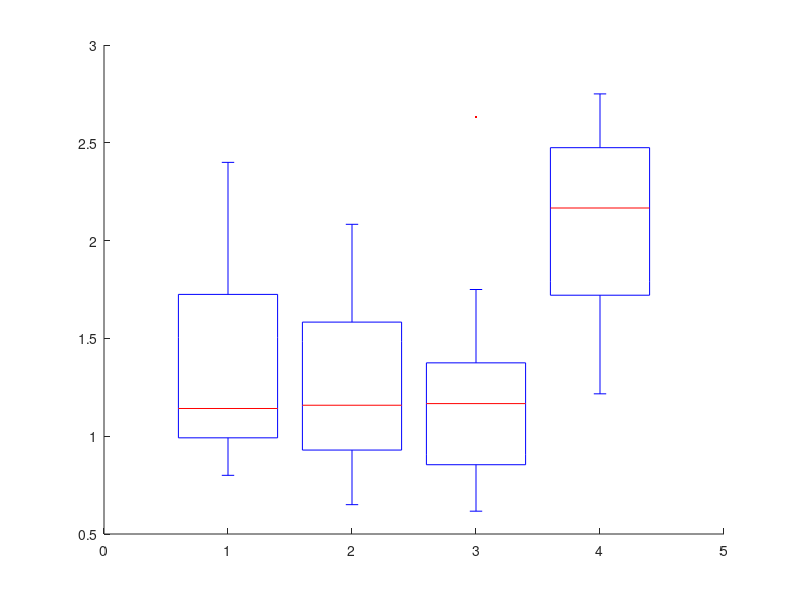

Write MATLAB code to recreate this figure. (Note: this script raises an error after producing the figure.)
close all;
clear all;
clc;

%Blow Switch

y_blow = [84 69 59 68 61 110 48 57 132 144]/60; %YouTube Blow Switch
g_blow = [64 37 158 47 42 84 78 67 105 73]/60;   %G1 Blow Switch

y_dwell = [73 46 66 119 98 125 39 86 53 64]/60;       %YouTube Dwell
g_dwell = [117 73 289 143 150 165 102 88 107 144]/60; %G1 Blow Switch 289-->582

e = boxplot([y_blow' y_dwell' g_blow' g_dwell'], 'symbol', 'kx','outlierSize', 8, 'medianstyle', 'line');
h = findobj(e,'tag','Median');
set(h,'linestyle','--');

%title('\fontsize{20}Blow Switch');
grid on;

set(e, 'linewidth', 3);
set(e, 'linestyle', '-'); 
%set(gca, 'YTick', -1:1:13);
%xt1 = '\begin{tabular}{c} YouTube \\ Blow Switch\end{tabular}';
%xt2 = '\begin{tabular}{c} YouTube \\ Dwell Time\end{tabular}';
%xt3 = '\begin{tabular}{c} G1 \\ Blow Switch\end{tabular}';
%xt4 = '\begin{tabular}{c} G1 \\ Dwell Time\end{tabular}';
%set(gca, 'XTickLabel', {xt1, xt2, xt3, xt4}, 'Fontsize', 20, 'TickLabelInterpreter', 'latex');
ylabel('Tempo (min)', 'Fontsize', 20);
% casso:
line([2.5 2.5], [0 1000], 'Color', 'k', 'LineStyle', '--', 'LineWidth', 2)
%text(4.06, 3.9, '\leftarrow 9.7min', 'fontsize', 12)
%y = [0:1:5];
%set(gca,'YTickLabel', y)
ylim([0 5]);

set(gca,'xtick', [1.0:0.5:4.0]);
set(gca,'xticklabel',{'','YouTube','','','','G1',''}, 'FontSize', 15);

ax2 = axes('Position', get(gca, 'Position'),'Color', 'none', 'YColor', 'none');
set(ax2, 'XAxisLocation', 'top','YAxisLocation','Right');

% set the same Limits and Ticks on ax2 as on ax1;
set(ax2, 'XLim', get(gca, 'XLim'),'YLim', get(gca, 'YLim'));
%set(ax2, 'XTick', get(gca, 'XTick'), 'YTick', get(gca, 'YTick'));

set(ax2, 'xtick', [0:0.25/2:1]);
set(ax2, 'xticklabel',{'','Sopro','','Dwell','','Sopro','','Dwell'}, 'fontsize', 15);
set(ax2, 'ytick', linspace(0,1,9));

%saveas(gcf, 'Time.png');
